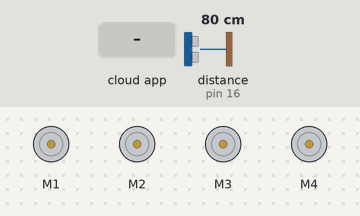
The sketch below on a simulated Arduino Uno, built with avr-gcc and run on an emulated ATmega328P. Shown: 4 × DC motor (green arrow = forward, orange = backward, longer = faster). Wiring (inferred from the names in the program): ultrasonic range finder: trigger pin 15; echo pin 16. Inputs (shaded band) come from the test bench; at power-on: distance to the obstacle (sensor on pin 16) 80 cm. The echo pulse lasts 58.3 µs per cm; the ROS host is connected and sends only what is stated.

Above: at 1.2 s.
1.3 s: the phone or cloud app sets linear.x to -100
At 1.9 s:
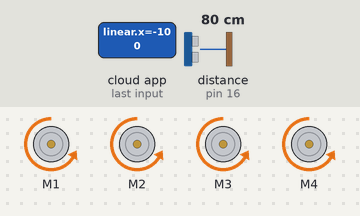
2.8 s: the phone or cloud app sets angular.z to -100
At 3.8 s:
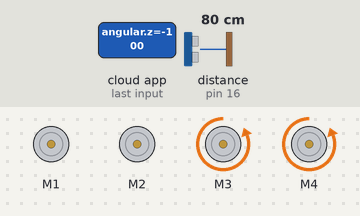
4.3 s: the phone or cloud app sets linear.x to 0
At 5.5 s:
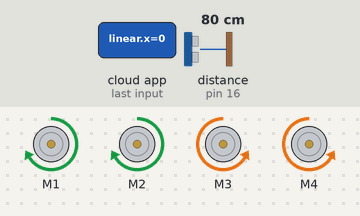
5.8 s: the phone or cloud app sets angular.z to 100
At 6.4 s:
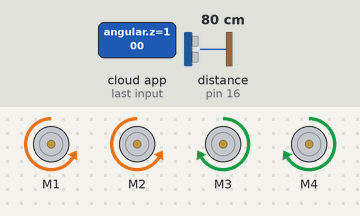
7.3 s: the phone or cloud app sets linear.x to 100
At 8.2 s:
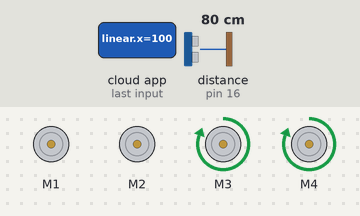
8.8 s: the phone or cloud app sets angular.z to 0
At 10.1 s:
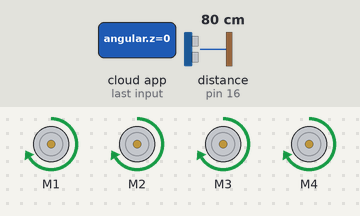
Timing chart, 0 to 11.3 s (numbered marks = the images above; inputs shaded):
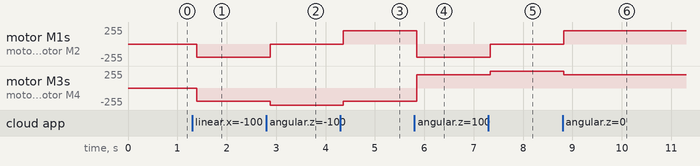

The sketch:

sq_ros.ino
```cpp
#include <ros.h>

#include <geometry_msgs/Twist.h>
#include <std_msgs/Float32.h>
#include <AFMotor.h>

// Ultrasonic pins
const int trigPin = 15;
const int echoPin = 16;

// Motor setup
AF_DCMotor motor1(1);
AF_DCMotor motor2(2);
AF_DCMotor motor3(3);
AF_DCMotor motor4(4);

ros::NodeHandle nh;

// Ultrasonic message
std_msgs::Float32 distance_msg;
ros::Publisher distance_pub("ultrasonic_distance", &distance_msg);

void cmdVelCallback(const geometry_msgs::Twist &cmd_msg) {
  float linear = cmd_msg.linear.x;
  float angular = cmd_msg.angular.z;

  int baseSpeed = 200;
  int leftSpeed = baseSpeed * (linear - angular);
  int rightSpeed = baseSpeed * (linear + angular);

  leftSpeed = constrain(leftSpeed, -255, 255);
  rightSpeed = constrain(rightSpeed, -255, 255);

  if (leftSpeed > 0) {
    motor1.run(FORWARD);
    motor2.run(FORWARD);
    motor1.setSpeed(leftSpeed);
    motor2.setSpeed(leftSpeed);
  } else {
    motor1.run(BACKWARD);
    motor2.run(BACKWARD);
    motor1.setSpeed(abs(leftSpeed));
    motor2.setSpeed(abs(leftSpeed));
  }

  if (rightSpeed > 0) {
    motor3.run(FORWARD);
    motor4.run(FORWARD);
    motor3.setSpeed(rightSpeed);
    motor4.setSpeed(rightSpeed);
  } else {
    motor3.run(BACKWARD);
    motor4.run(BACKWARD);
    motor3.setSpeed(abs(rightSpeed));
    motor4.setSpeed(abs(rightSpeed));
  }
}

ros::Subscriber<geometry_msgs::Twist> sub("cmd_vel", &cmdVelCallback);

void setup() {
  nh.initNode();
  nh.subscribe(sub);
  nh.advertise(distance_pub);

  pinMode(trigPin, OUTPUT);
  pinMode(echoPin, INPUT);

  motor1.setSpeed(0);
  motor2.setSpeed(0);
  motor3.setSpeed(0);
  motor4.setSpeed(0);
}

void loop() {
  // Ultrasonic distance calculation
  digitalWrite(trigPin, LOW);
  delayMicroseconds(2);
  digitalWrite(trigPin, HIGH);
  delayMicroseconds(10);
  digitalWrite(trigPin, LOW);

  long duration = pulseIn(echoPin, HIGH);
  float distance_cm = duration * 0.034 / 2;

  // Publish the distance
  distance_msg.data =
distance_cm;
  distance_pub.publish(&distance_msg);

  nh.spinOnce();
  delay(100);
}
```

Measured:
- after the input at 1.3 s, motor M1–4: stopped → backward 200/255 after 0.09 s
- after the input at 2.8 s, motor M1, motor M2: backward 200/255 → stopped after 0.08 s; motor M3, motor M4: backward 200/255 → backward 255/255 after 0.08 s
- after the input at 4.3 s, motor M1, motor M2: stopped → forward 200/255 after 0.06 s; motor M3, motor M4: backward 255/255 → backward 200/255 after 0.06 s
- after the input at 5.8 s, motor M1, motor M2: forward 200/255 → backward 200/255 after 0.05 s; motor M3, motor M4: backward 200/255 → forward 200/255 after 0.05 s
- after the input at 7.3 s, motor M1, motor M2: backward 200/255 → stopped at once; motor M3, motor M4: forward 200/255 → forward 255/255 at once
- after the input at 8.8 s, motor M1, motor M2: stopped → forward 200/255 at once; motor M3, motor M4: forward 255/255 → forward 200/255 at once
